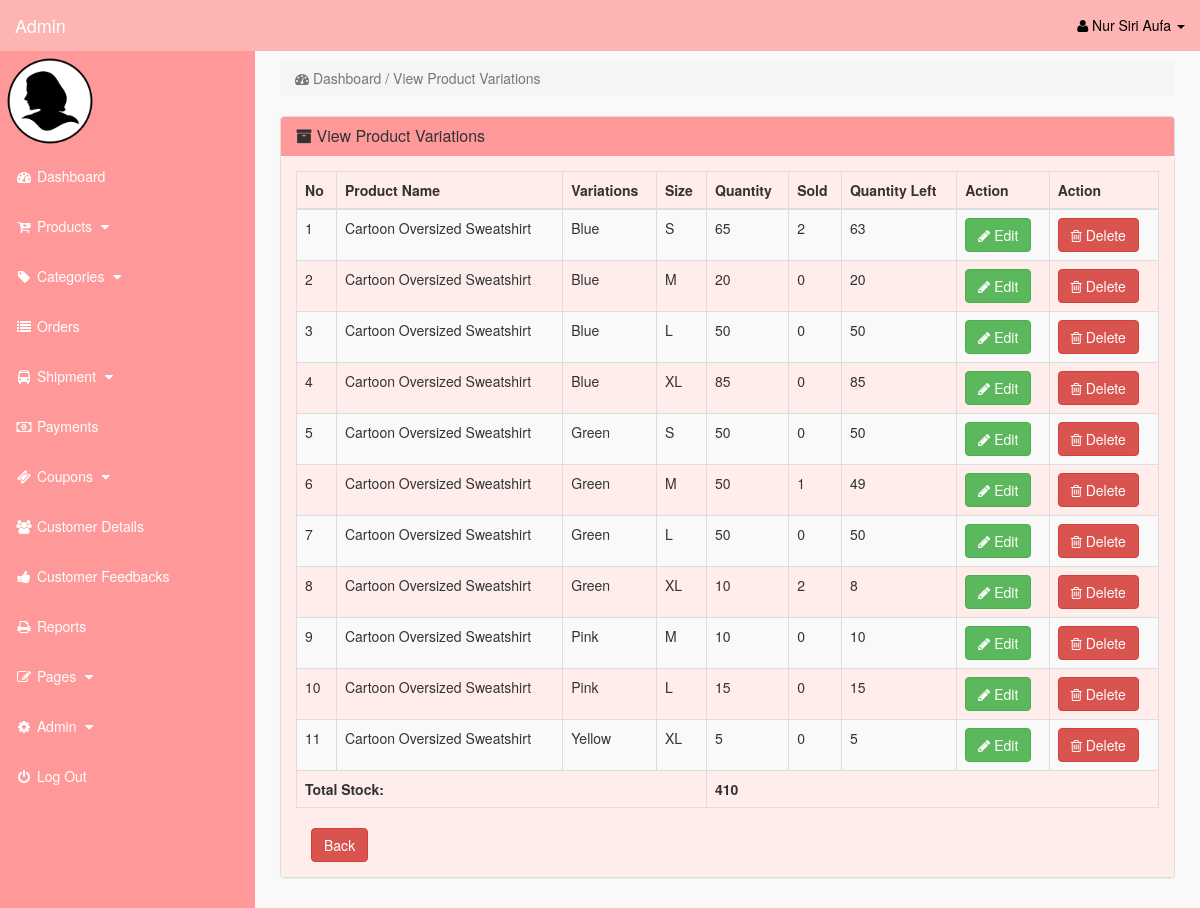
Screenshot of /admin/index.php?view_p_variations=5 (signed in) with the database file from the repository.
### tables this page shows
CREATE TABLE `product_variations` (
  `p_variations_id` int(11) NOT NULL,
  `product_id` int(11) NOT NULL,
  `product_variations` varchar(255) NOT NULL,
  `product_size` varchar(10) NOT NULL,
  `product_quantity` int(11) NOT NULL
);

CREATE TABLE `products` (
  `product_id` int(10) NOT NULL,
  `p_cat_id` int(10) NOT NULL,
  `date` timestamp NOT NULL DEFAULT current_timestamp() ON UPDATE current_timestamp(),
  `product_title` text NOT NULL,
  `product_url` text NOT NULL,
  `product_img1` text NOT NULL,
  `product_img2` text NOT NULL,
  `product_img3` text NOT NULL,
  `product_price` decimal(10,2) NOT NULL,
  `product_desc` text NOT NULL,
  `product_features` text NOT NULL
);

### admin/view_p_variations.php (the view, shortened to what this page needs)
<?php
	if(!isset($_SESSION['admin_email'])){
		echo "<script>window.open('login.php','_self')</script>";
	}
		else {
?>
<?php
	if(isset($_GET['view_p_variations'])){
		$view_id = $_GET['view_p_variations'];
		$get_products = "select * from products where product_id='$view_id'";
		$run_products = mysqli_query($con,$get_products);
		$row_products = mysqli_fetch_array($run_products);
		$product_id = $row_products['product_id'];
        $view_p_variations = "select * from product_variations where product_id='$product_id'";
		$run_view = mysqli_query($con,$view_p_variations);
		$row_view = mysqli_fetch_array($run_view);
		$product_id = $row_view['product_id'];
	}
?>
	<div class="row">
		<div class="col-lg-12">
			<ol class="breadcrumb">
				<li class="active">
					<i class="fa fa-dashboard"></i> Dashboard / View Product Variations
				</li>
			</ol>
		</div>
	</div>
	<div class="row" >
		<div class="col-lg-12" >
			<div class="panel panel-default">
				<div class="panel-heading">
					<h3 class="panel-title">
						<i class="fa fa-archive"></i> View Product Variations
					</h3>
				</div>
							<div class="panel-body">
							<div class="table-responsive">
								<table class="table table-bordered table-hover table-striped">
									<thead>
										<tr>
										<th>No</th>
										<th>Product Name</th>
										<th>Variations</th>
										<th>Size</th>
										<th>Quantity</th>
										<th>Sold</th>
										<th>Quantity Left</th>
										<th>Action</th>
										<th>Action</th>
										</tr>
									</thead>
									<tbody>
									<?php
                                        $i = 0;
                                        $get_p_variations = "select * from product_variations where product_id='$product_id' order by product_variations asc";
                                        $run_p_variations = mysqli_query($con,$get_p_variations);
                                            while($row_p_variations = mysqli_fetch_array($run_p_variations)){
                                        $p_variations_id = $row_p_variations['p_variations_id'];
                                        $product_id = $row_p_variations['product_id'];
                                        $product_variations = $row_p_variations['product_variations'];
                                        $product_size = $row_p_variations['product_size'];
                                        $product_quantity = $row_p_variations['product_quantity'];
                                        $get_products = "select * from products where product_id='$product_id'";
                                        $run_products = mysqli_query($con,$get_products);
                                        $row_products = mysqli_fetch_array($run_products);
                                        $product_title = $row_products['product_title'];
                                        $i++;
									?>
										<tr>
										<td><?php echo $i; ?></td>
										<td><?php echo $product_title; ?></td>
										<td><?php echo $product_variations; ?></td>
										<td><?php echo $product_size; ?></td>
										<td><?php echo $product_quantity; ?></td>
										<td>
											<?php
												$get_sold = "select * from pending_orders where product_id='$product_id' and p_variations_id='$p_variations_id'";
												$run_sold = mysqli_query($con,$get_sold);
												$count = mysqli_num_rows($run_sold);
													echo $count;
											?>
										</td>
										<td>
											<?php
												$get_sold = "select * from pending_orders where product_id='$product_id'  and p_variations_id='$p_variations_id'";
												$run_sold = mysqli_query($con,$get_sold);
												$count = mysqli_num_rows($run_sold);
													echo $product_quantity - $count;
											?>
										</td>
										<td>
											<a href="index.php?edit_p_variations=<?php echo $p_variations_id; ?>">
												<button class="btn btn-success"><i class="fa fa-pencil"></i> Edit</button>
											</a>
										</td>
										<td>
											<a href="index.php?delete_p_variations=<?php echo $p_variations_id; ?>; ?>">
												<button class="btn btn-danger"><i class="fa fa-trash-o" ></i> Delete</button>
											</a>
										</td>
										</tr>
									<?php
										}
									?>
                                        <tr>
                                            <?php
                                                $query=mysqli_query($con, "select sum(product_quantity) as sum from `product_variations` where product_id='$product_id'");
                                                    while($fetch=mysqli_fetch_array($query)){
                                            ?>
                                            <td colspan = "4"> <b><?php echo "Total Stock: ";?></b> </td>
                                            <td colspan = "5" > <b><?php echo $fetch['sum']?></b> </td>
                                            <?php
                                                    }
                                            ?>
                                        </tr>
							</tbody>
						</table>
                                <div class="form-group" >
										<div class="col-md-6">
											<a href="index.php?view_products" class="btn btn-danger"> Back </a>
										</div>
								</div>
					</div>
				</div>
			</div>
		</div>
	</div>
<?php
	}
?>

### admin/includes/sidebar.php (shortened to what this page needs)
<?php
	if(!isset($_SESSION['admin_email'])){
		echo "<script>window.open('login.php','_self')</script>";
	}
		else {
?>
	<nav class="navbar navbar-inverse navbar-fixed-top" >
		<div class="navbar-header" >
				<a class="navbar-brand" href="index.php?dashboard">Admin</a>
		</div>
		<ul class="nav navbar-right top-nav" >
			<li class="dropdown" >
				<a href="#" class="dropdown-toggle" data-toggle="dropdown" >
					<i class="fa fa-user" ></i>
						<?php echo $admin_fname; ?> <b class="caret" ></b>
				</a>
</li>
</ul>
	<div class="collapse navbar-collapse navbar-ex1-collapse">
		<ul class="nav navbar-nav side-nav">
	<li>
		<img src="admin_image/<?php echo $admin_image; ?>" width="100" height="100" >
	</li>
	<li>
		<a href="index.php?dashboard">
			<i class="fa fa-fw fa-dashboard"></i> Dashboard
		</a>
	</li>
	<li>
		<a href="#" data-toggle="collapse" data-target="#products">
			<i class="fa fa-fw fa-cart-plus""></i> Products
				<i class="fa fa-fw fa-caret-down"></i>
	</a>
	</li>
	<li>
		<a href="#" data-toggle="collapse" data-target="#p_cat">
			<i class="fa fa-fw fa-tag"></i> Categories
			<i class="fa fa-fw fa-caret-down"></i>
		</a>
	</li>
	<li>
		<a href="index.php?view_orders">
			<i class="fa fa-fw fa-list"></i> Orders
		</a>
	</li>
	<li>
		<a href="#" data-toggle="collapse" data-target="#shipment">
			<i class="fa fa-fw fa-bus"></i> Shipment
			<i class="fa fa-fw fa-caret-down"></i>
		</a>
	</li>
	<li>
		<a href="index.php?view_payments">
			<i class="fa fa-fw fa-money"></i> Payments
		</a>
	</li>
	<li>
		<a href="#" data-toggle="collapse" data-target="#coupons">
			<i class="fa fa-fw fa-ticket"></i> Coupons
			<i class="fa fa-fw fa-caret-down"></i>
		</a>
	</li>
	<li>
		<a href="index.php?view_customers">
			<i class="fa fa-fw fa-users"></i> Customer Details
		</a>
	</li>
	<li>
		<a href="index.php?view_feedbacks">
			<i class="fa fa-fw fa-thumbs-up"></i> Customer Feedbacks
		</a>
	</li>
	<li>
		<a href="index.php?view_reports">
			<i class="fa fa-fw fa-print"></i> Reports
		</a>
	</li>
	<li>
		<a href="#" data-toggle="collapse" data-target="#pages">
			<i class="fa fa-fw fa-edit"> </i> Pages
			<i class="fa fa-fw fa-caret-down"></i>
		</a>
	</li>
	<li>
		<a href="#" data-toggle="collapse" data-target="#admin">
			<i class="fa fa-fw fa-gear"></i> Admin
			<i class="fa fa-fw fa-caret-down"></i>
		</a>
	</li>
	<li>
		<a href="logout.php">
			<i class="fa fa-fw fa-power-off"></i> Log Out
		</a>
	</li>
		</ul>
	</div>
</nav>
<?php
	}
?>

### admin/css/style.css (style rules this page uses)
body { margin-top:100px; }
@media (min-width: 768px) { body { margin-top:50px; } }
.top-nav { padding:0 15px; }
.top-nav>li { display:inline-block; float:left; }
.top-nav>li>a { padding-top:15px; padding-bottom:15px; line-height:20px; color:black; }
@media (min-width: 768px) { .side-nav { position:fixed; top:51px; width:255px; border-radius:0; overflow-y:auto; background-color: #ff9999; bottom:0; overflow-x:hidden; padding-bottom:40px; } }
@media (min-width: 768px) { .side-nav>li>a { width:255px; } }
.panel-body { border-radius:5px; background-color: #ffedec }

### rows the page displays
product_variations: product.product_title "Cartoon Oversized Sweatshirt", product_variations "Blue", product_size "S", product_quantity "65", count "2", $product_quantity-$count "63"
product_variations: product.product_title "Cartoon Oversized Sweatshirt", product_variations "Blue", product_size "M", product_quantity "20", count "0", $product_quantity-$count "20"
product_variations: product.product_title "Cartoon Oversized Sweatshirt", product_variations "Blue", product_size "L", product_quantity "50", count "0", $product_quantity-$count "50"
product_variations: product.product_title "Cartoon Oversized Sweatshirt", product_variations "Blue", product_size "XL", product_quantity "85", count "0", $product_quantity-$count "85"
product_variations: product.product_title "Cartoon Oversized Sweatshirt", product_variations "Green", product_size "S", product_quantity "50", count "0", $product_quantity-$count "50"
product_variations: product.product_title "Cartoon Oversized Sweatshirt", product_variations "Green", product_size "M", product_quantity "50", count "1", $product_quantity-$count "49"
product_variations: product.product_title "Cartoon Oversized Sweatshirt", product_variations "Green", product_size "L", product_quantity "50", count "0", $product_quantity-$count "50"
product_variations: product.product_title "Cartoon Oversized Sweatshirt", product_variations "Green", product_size "XL", product_quantity "10", count "2", $product_quantity-$count "8"
product_variations: product.product_title "Cartoon Oversized Sweatshirt", product_variations "Pink", product_size "M", product_quantity "10", count "0", $product_quantity-$count "10"
product_variations: product.product_title "Cartoon Oversized Sweatshirt", product_variations "Pink", product_size "L", product_quantity "15", count "0", $product_quantity-$count "15"
product_variations: product.product_title "Cartoon Oversized Sweatshirt", product_variations "Yellow", product_size "XL", product_quantity "5", count "0", $product_quantity-$count "5"

### other values shown
$admin_fname "Nur Siri Aufa"
$fetch['sum'] "410"
